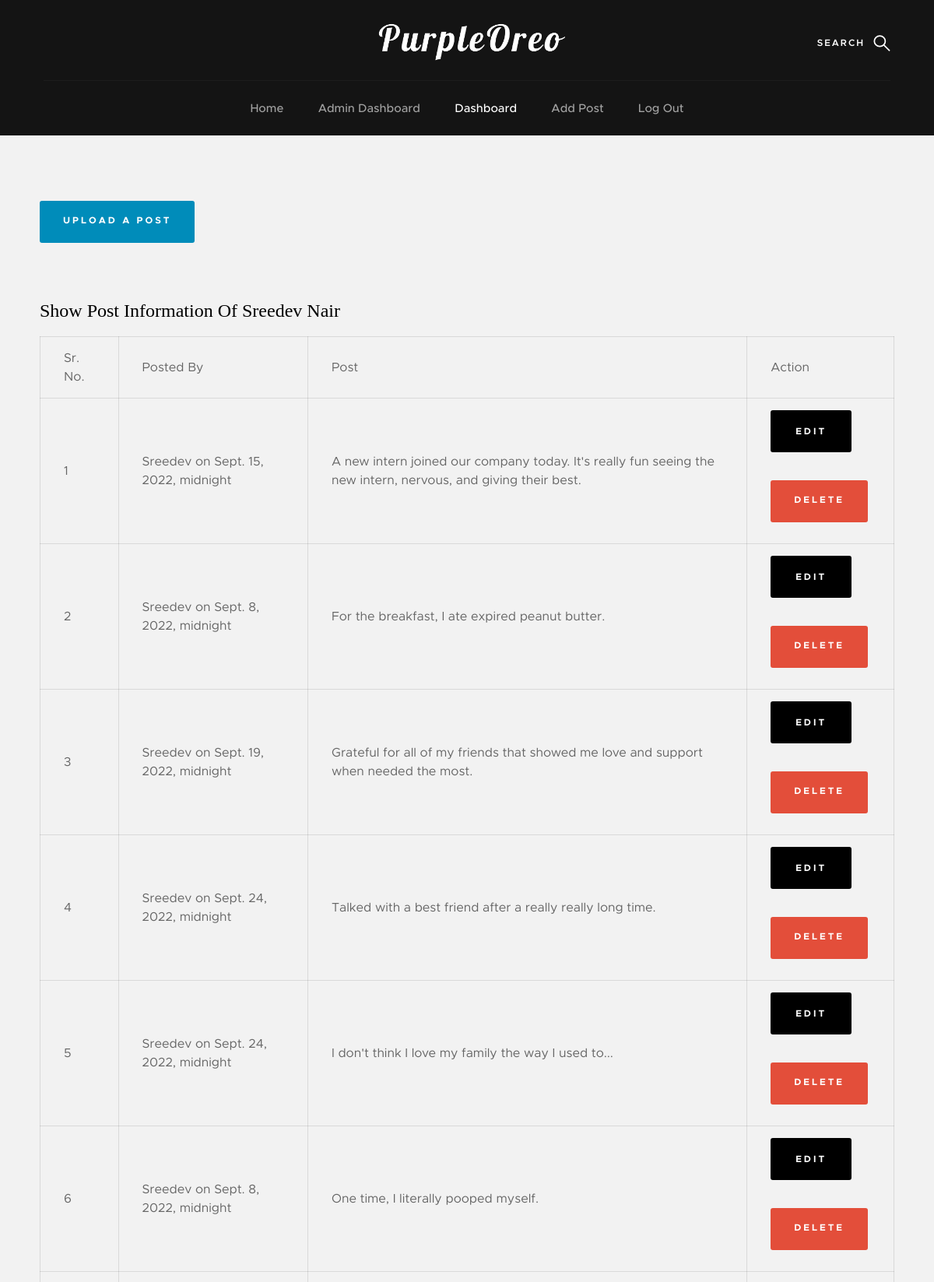
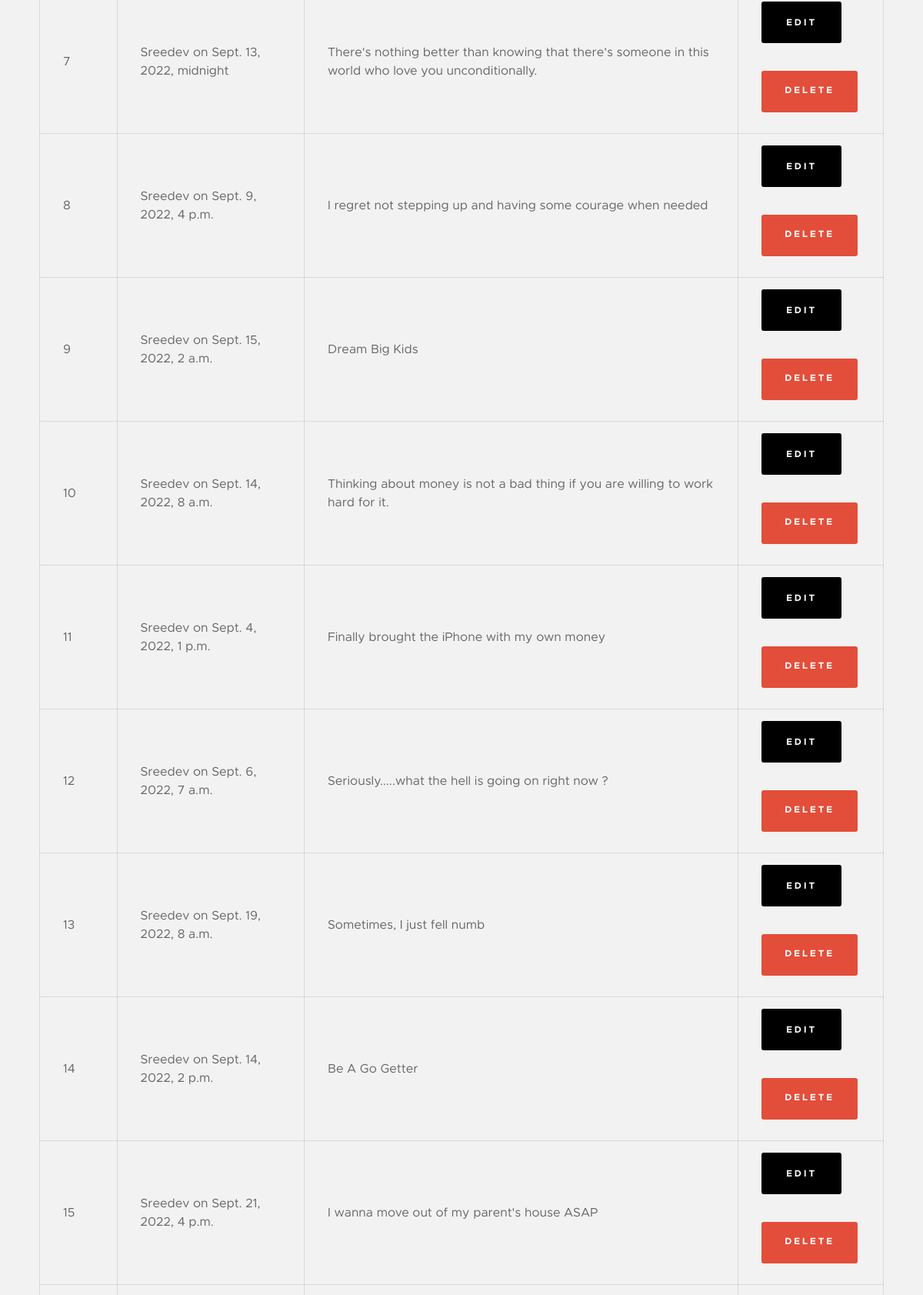
The page /dashboard/ (signed in, upper part) on the database its author committed (2 pictures, top to bottom).
### Main/models.py (models this page shows, shortened)
class Post(models.Model):
    author = models.ForeignKey(User, on_delete=models.CASCADE)
    confess = models.CharField(max_length=200, null=True, blank=True)
    short_story = models.TextField(null=True, blank=True)
    created_at = models.DateTimeField(default=datetime.date.today())
    stay_hidden = models.BooleanField(default=False, help_text='Stay Anonymous')
    slug = models.SlugField(max_length=1001)

### Main/views.py (the view)
# urls.py: path('dashboard/',dashboard, name='dashboard')
def dashboard(request):
    if request.user.is_authenticated:
        if request.user.is_staff:
            confessions = Post.objects.all()
        else:
            confessions = Post.objects.filter(author_id=request.user)
        user = request.user
        full_name = user.get_full_name()
        return render(request, 'dashboard.html', {'Confessions':confessions, 'full_name':full_name})
    else:
        return HttpResponseRedirect('/members/login/')

### Templates/dashboard.html (shortened to what this page needs)
{% load static %}
<!DOCTYPE html>
<html class="no-js" lang="en">
<head>
    <link rel="stylesheet" href="{% static 'css/base.css' %}">
    <link rel="stylesheet" href="{% static 'css/vendor.css' %}">
    <link rel="stylesheet" href="{% static 'css/main.css' %}">
</head>
<body id="top">
    <section class="s-pageheader s-pageheader--home">
        <header class="header">
            <div class="header__content row">
                <div class="header__logo">
                    <a class="logo" href="/">
                        <img src="{% static 'images/logo.png' %}" style="size: 100px;" alt="PurpleOrea">
                    </a>
                </div>
                <ul class="header__social">
                    <li><a href="https://instagram.com/devdesignz.inc"><i class="fa fa-instagram" aria-hidden="true"></i></a></li>
                    <li><a href="https://facebook.com"><i class="fa fa-facebook" aria-hidden="true"></i></a></li>
                    <li><a href="https://twitter.com"><i class="fa fa-twitter" aria-hidden="true"></i></a></li>
                    <li><a href="https://pinterest.com"><i class="fa fa-pinterest" aria-hidden="true"></i></a></li>
                </ul>
                <a class="header__search-trigger" href="#0"></a>
                <nav class="header__nav-wrap">
                    <ul class="header__nav">
                        <li><a href="/">Home</a></li>
                        {% if user.is_authenticated %}
                            {% if user.is_superuser %}
                            <li><a href="/admin/">Admin Dashboard</a></li>
                            {% endif %}
                        <li class="current"><a href="{% url 'dashboard' %}">Dashboard</a></li>
                        <li><a href="{% url 'add-post' %}">Add Post</a></li>
                        <li><a href="{% url 'logout' %}">Log Out</a></li>
                        {% else %}
                        <li><a href="{% url 'register' %}" title="">Sign Up</a></li>
                        <li><a href="{% url 'login' %}" title="">Log In</a></li>
                        {% endif %}
                    </ul>
                </nav>
            </div>
        </header>
    </section>
    <section class="s-content">
        <div class="row add-bottom">
            <div class="col-twelve">
                <a href="{% url 'add-post' %}" class="btn btn--primary" style="background-color: #008CBA; border: #008CBA">Upload A Post</a>
                <h3>Show Post Information Of {{full_name}}</h3>
                <div class="table-responsive">
                    <table>
                            <thead>
                            <tr>
                                <td>Sr. No.</td>
                                {% if request.user.is_superuser %}
                                <td>Posted By</td>
                                {%else%}
                                <td>Posted On</td>
                                {% endif %}
                                <td>Post</td>
                                <td>Action</td>
                            </tr>
                            </thead>
                            <tbody>
                            {% for confess in Confessions %}
                            <tr>
                                <td>{{forloop.counter}}</td>
                                {% if request.user.is_staff %}
                                <td>{{confess.author.first_name}} on {{confess.created_at}}</td>
                                {%else%}
                                <td>{{confess.created_at}}</td>
                                {% endif %}
                                <td>{{confess.confess}}</td>
                                <td>
                                    <a href="{% url 'edit-post' confess.slug %}" class="btn btn--primary">Edit</a>
                                    <br>
                                    <br>
                                    <a href="{% url 'delete-post' confess.slug %}" class="btn btn--primary" style="background-color: #e1351edc; border: #e1351edc;">Delete</a>
                                </td>
                            </tr>
                            {%endfor%}
                            </tbody>
                    </table>
                </div>
            </div>
        </div>
    </section>
</body>
</html>

### static/css/base.css (style rules this page uses)
html { font-family: sans-serif; line-height: 1.15; -ms-text-size-adjust: 100%; -webkit-text-size-adjust: 100%; }
body { margin: 0; }
article, aside, footer, header, nav, section { display: block; }
a { background-color: transparent; -webkit-text-decoration-skip: objects; }
img { border-style: none; }
html { font-size: 62.5%; box-sizing: border-box; }
*, *::before, *::after { box-sizing: inherit; }
body { font-weight: normal; line-height: 1; word-wrap: break-word; text-rendering: optimizeLegibility; -webkit-overflow-scrolling: touch; -webkit-text-size-adjust: none; }
body, input, button { -moz-osx-font-smoothing: grayscale; -webkit-font-smoothing: antialiased; }
img, video { max-width: 100%; height: auto; }
div, dl, dt, dd, ul, ol, li, h1, h2, h3, h4, h5, h6, pre, form, p, blockquote, th, td { margin: 0; padding: 0; }
h1, h2, h3, h4, h5, h6 { -webkit-font-smoothing: auto; -webkit-font-smoothing: antialiased; -webkit-font-variant-ligatures: common-ligatures; -moz-font-variant-ligatures: common-ligatures; font-variant-ligatures: common-ligatures; text-rendering: optimizeLegibility; }
em, i { font-style: italic; line-height: inherit; }
ol, ul { list-style: none; }
li { display: block; }
a { text-decoration: none; line-height: inherit; }
a img { border: none; }
.row { width: 94%; max-width: 1200px; margin: 0 auto; }
.row:after { content: ""; display: table; clear: both; }
[class*="col-"] { float: left; padding: 0 20px; }
.col-twelve, .col-full { width: 100%; }
@media only screen and (max-width: 1200px) { [class*="col-"] { padding: 0 15px; } }
.add-bottom { margin-bottom: 3rem !important; }

### rows shown on the page
Post: author.first_name "Sreedev", created_at "Sept. 15, 2022, midnight", confess "A new intern joined our company today. It's really fun seeing the new intern, nervous, and giving their best."
Post: author.first_name "Sreedev", created_at "Sept. 8, 2022, midnight", confess "For the breakfast, I ate expired peanut butter."
Post: author.first_name "Sreedev", created_at "Sept. 19, 2022, midnight", confess "Grateful for all of my friends that showed me love and support when needed the most."
Post: author.first_name "Sreedev", created_at "Sept. 24, 2022, midnight", confess "Talked with a best friend after a really really long time."
Post: author.first_name "Sreedev", created_at "Sept. 24, 2022, midnight", confess "I don't think I love my family the way I used to..."
Post: author.first_name "Sreedev", created_at "Sept. 8, 2022, midnight", confess "One time, I literally pooped myself."
Post: author.first_name "Sreedev", created_at "Sept. 13, 2022, midnight", confess "There's nothing better than knowing that there's someone in this world who love you unconditionally."
Post: author.first_name "Sreedev", created_at "Sept. 9, 2022, 4 p.m.", confess "I regret not stepping up and having some courage when needed"
Post: author.first_name "Sreedev", created_at "Sept. 15, 2022, 2 a.m.", confess "Dream Big Kids"
Post: author.first_name "Sreedev", created_at "Sept. 14, 2022, 8 a.m.", confess "Thinking about money is not a bad thing if you are willing to work hard for it."
Post: author.first_name "Sreedev", created_at "Sept. 4, 2022, 1 p.m.", confess "Finally brought the iPhone with my own money"
Post: author.first_name "Sreedev", created_at "Sept. 6, 2022, 7 a.m.", confess "Seriously.....what the hell is going on right now ?"
Post: author.first_name "Sreedev", created_at "Sept. 19, 2022, 8 a.m.", confess "Sometimes, I just fell numb"
Post: author.first_name "Sreedev", created_at "Sept. 14, 2022, 2 p.m.", confess "Be A Go Getter"
Post: author.first_name "Sreedev", created_at "Sept. 21, 2022, 4 p.m.", confess "I wanna move out of my parent's house ASAP"

### other values the page prints
{{ full_name }} "Sreedev Nair"
